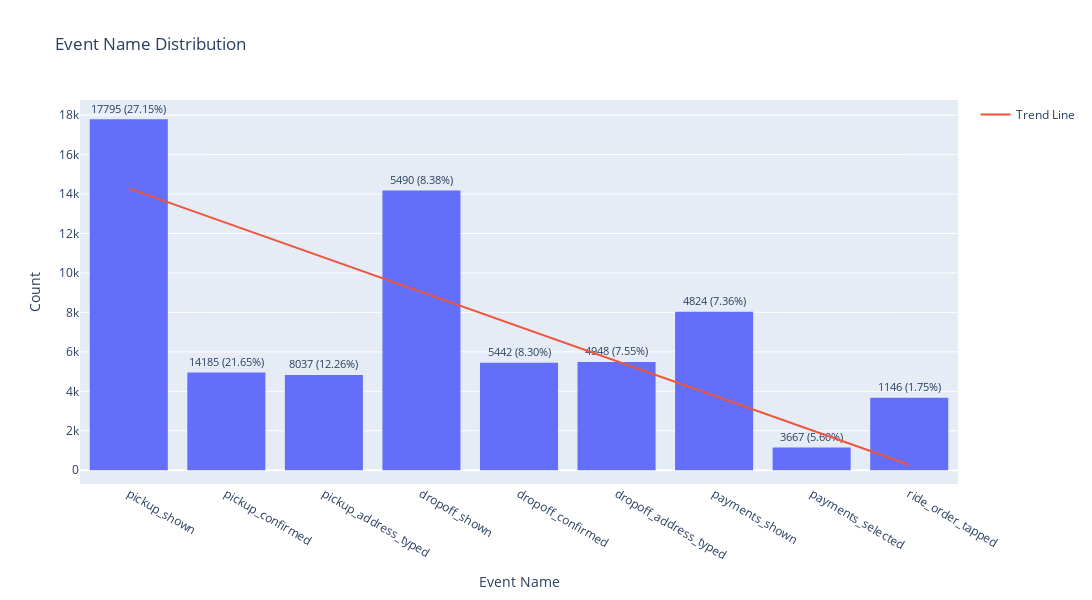

The notebook cell saved with this chart:
### Markdown cell above
#### EVENT DISTRIBUTION STUDY

### Code cell
# Define the custom order for event names
custom_order = [
    "pickup_shown",
    "pickup_confirmed",
    "pickup_address_typed",
    "dropoff_shown",
    "dropoff_confirmed",
    "dropoff_address_typed",
    "payments_shown",
    "payments_selected",
    "ride_order_tapped"
]

# Example: Histogram of event counts using Plotly with custom order and larger size
fig = px.histogram(df, x='event_name', title='Event Name Distribution')

# Calculate event counts and percentages
event_counts = df['event_name'].value_counts()
total_count = event_counts.sum()
event_percentages = (event_counts / total_count) * 100

# Create custom labels for annotations
annotations = [f"{count} ({percent:.2f}%)" for count, percent in zip(event_counts, event_percentages)]

# Add annotations on top of the bars
fig.update_traces(text=annotations, textposition='outside')
fig.update_layout(uniformtext_minsize=8, uniformtext_mode='hide')

# Set the custom order for the x-axis categories
fig.update_xaxes(title_text='Event Name', categoryorder='array', categoryarray=custom_order)
fig.update_yaxes(title_text='Count')

# Add a trend line
event_counts_df = pd.DataFrame({'event_name': custom_order, 'event_count': event_counts})
event_counts_df['event_index'] = event_counts_df['event_name'].apply(lambda x: custom_order.index(x))
X = sm.add_constant(event_counts_df['event_index'])
y = event_counts_df['event_count']

model = sm.OLS(y, X).fit()
trend_line = model.predict(X)

fig.add_scatter(x=custom_order, y=trend_line, mode='lines', name='Trend Line')

fig.update_layout(height=600, width=1100) 

fig.show()

### Figure 1 — Plotly figure (JSON) as saved in the notebook; plotly's stock layout.template omitted (floating-point values rounded to 4 significant figures; data arrays with more than 128 entries replaced by an {"elided": "..."} marker saying what was removed)
{"data": [{"alignmentgroup": "True", "bingroup": "x", "hovertemplate": "event_name=%{x}<br>count=%{y}<extra></extra>", "legendgroup": "", "marker": {"color": "#636efa", "pattern": {"shape": ""}}, "name": "", "offsetgroup": "", "orientation": "v", "showlegend": false, "text": ["17795 (27.15%)", "14185 (21.65%)", "8037 (12.26%)", "5490 (8.38%)", "5442 (8.30%)", "4948 (7.55%)", "4824 (7.36%)", "3667 (5.60%)", "1146 (1.75%)"], "textposition": "outside", "type": "histogram", "x": {"elided": "65534 str values"}, "xaxis": "x", "yaxis": "y"}, {"mode": "lines", "name": "Trend Line", "type": "scatter", "x": ["pickup_shown", "pickup_confirmed", "pickup_address_typed", "dropoff_shown", "dropoff_confirmed", "dropoff_address_typed", "payments_shown", "payments_selected", "ride_order_tapped"], "y": [14290.0, 12540.0, 10790.0, 9034.0, 7282.0, 5530.0, 3778.0, 2026.0, 273.7]}], "layout": {"barmode": "relative", "height": 600, "legend": {"tracegroupgap": 0}, "title": {"text": "Event Name Distribution"}, "uniformtext": {"minsize": 8, "mode": "hide"}, "width": 1100, "xaxis": {"anchor": "y", "categoryarray": ["pickup_shown", "pickup_confirmed", "pickup_address_typed", "dropoff_shown", "dropoff_confirmed", "dropoff_address_typed", "payments_shown", "payments_selected", "ride_order_tapped"], "categoryorder": "array", "domain": [0, 1], "title": {"text": "Event Name"}}, "yaxis": {"anchor": "x", "domain": [0, 1], "title": {"text": "Count"}}}}
